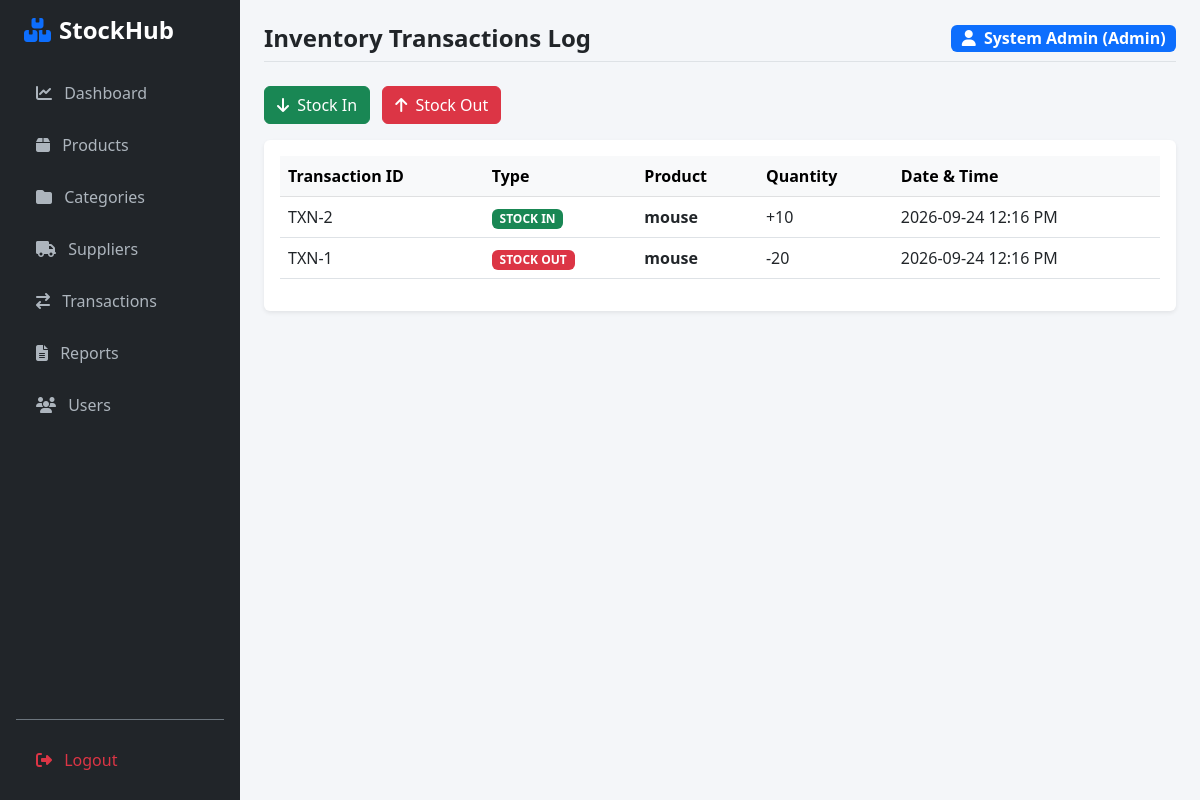
Page /transactions (signed in) on the earlier database version.
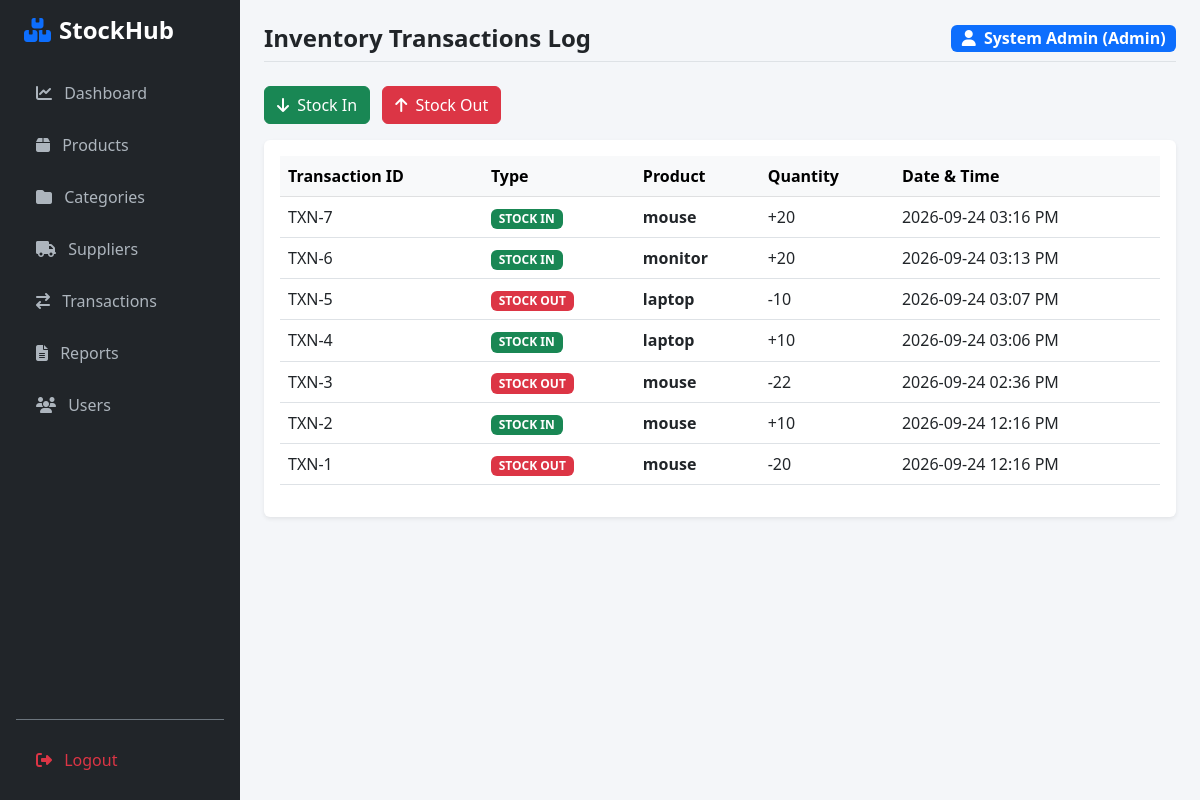
Same page on the later database version.
### app/models.py (models this page shows)
class User(UserMixin, db.Model):
    __tablename__ = 'users'
    id = db.Column(db.Integer, primary_key=True)
    full_name = db.Column(db.String(100), nullable=False)
    username = db.Column(db.String(50), unique=True, nullable=False)
    password_hash = db.Column(db.String(255), nullable=False)
    role = db.Column(db.Enum('Admin', 'Inventory Staff', 'Manager'), default='Inventory Staff', nullable=False)
    contact_no = db.Column(db.String(20))
    status = db.Column(db.Enum('Active', 'Inactive'), default='Active')
    created_at = db.Column(db.DateTime, default=datetime.utcnow)

class Transaction(db.Model):
    __tablename__ = 'transactions'
    id = db.Column(db.Integer, primary_key=True)
    transaction_type = db.Column(db.String(20), nullable=False)
    quantity = db.Column(db.Integer, nullable=False)
    timestamp = db.Column(db.DateTime, default=datetime.utcnow)
    product_id = db.Column(db.Integer, db.ForeignKey('products.id'))
    user_id = db.Column(db.Integer, db.ForeignKey('users.id'))
    product = db.relationship('Product', backref='transactions', lazy=True)
    user = db.relationship('User', backref='transactions', lazy=True)

class Product(db.Model):
    __tablename__ = 'products'
    id = db.Column(db.Integer, primary_key=True)
    name = db.Column(db.String(100), nullable=False)
    quantity = db.Column(db.Integer, default=0)
    price = db.Column(db.Float, default=0.0)
    category_id = db.Column(db.Integer, db.ForeignKey('categories.id'), nullable=True)
    supplier_id = db.Column(db.Integer, db.ForeignKey('suppliers.id'), nullable=True)

### app/routes.py (the view)
@main.route('/transactions')
@login_required
def transactions():
    all_txns = Transaction.query.order_by(Transaction.timestamp.desc()).all()
    products = Product.query.all()
    return render_template('transactions.html', transactions=all_txns, products=products)

### app/templates/transactions.html (shortened to what this page needs)
{% extends "base.html" %}
{% block page_title %}Inventory Transactions Log{% endblock %}
{% block content %}
<div class="d-flex justify-content-between align-items-center mb-3">
    <div>
        <button class="btn btn-success me-2" data-bs-toggle="modal" data-bs-target="#stockInModal">
            <i class="fa-solid fa-arrow-down me-1"></i> Stock In
        </button>
        <button class="btn btn-danger" data-bs-toggle="modal" data-bs-target="#stockOutModal">
            <i class="fa-solid fa-arrow-up me-1"></i> Stock Out
        </button>
    </div>
</div>
<div class="card shadow-sm border-0 p-3">
    <div class="table-responsive">
        <table class="table table-hover align-middle">
            <thead class="table-light">
                <tr>
                    <th>Transaction ID</th>
                    <th>Type</th>
                    <th>Product</th>
                    <th>Quantity</th>
                    <th>Date & Time</th>
                </tr>
            </thead>
            <tbody>
                {% for txn in transactions %}
                <tr>
                    <td>TXN-{{ txn.id }}</td>
                    <td>
                        {% if txn.transaction_type == 'STOCK_IN' %}
                            <span class="badge bg-success">STOCK IN</span>
                        {% else %}
                            <span class="badge bg-danger">STOCK OUT</span>
                        {% endif %}
                    </td>
                    <td class="fw-bold">{{ txn.product.name if txn.product else 'Deleted Product' }}</td>
                    <td>
                        {% if txn.transaction_type == 'STOCK_IN' %}
                            +{{ txn.quantity }}
                        {% else %}
                            -{{ txn.quantity }}
                        {% endif %}
                    </td>
                    <td>{{ txn.timestamp.strftime('%Y-%m-%d %I:%M %p') }}</td>
                </tr>
                {% else %}
                <tr>
                    <td colspan="5" class="text-center text-muted py-4">No transactions logged yet.</td>
                </tr>
                {% endfor %}
            </tbody>
        </table>
    </div>
</div>
{% endblock %}

### app/templates/base.html (shortened to what this page needs)
<!DOCTYPE html>
<html lang="en">
<head>
    <link href="https://cdn.jsdelivr.net/npm/bootstrap@5.3.0/dist/css/bootstrap.min.css" rel="stylesheet">
    <link rel="stylesheet" href="https://cdnjs.cloudflare.com/ajax/libs/font-awesome/6.4.0/css/all.min.css">
</head>
<body class="d-flex">
<div class="sidebar p-3 d-flex flex-column">
    <h4 class="text-white fw-bold px-2 mb-4"><i class="fa-solid fa-boxes-stacked me-2 text-primary"></i>StockHub</h4>
    <nav class="nav flex-column gap-1">
        <a href="{{ url_for('main.dashboard') }}"><i class="fa-solid fa-chart-line me-2"></i> Dashboard</a>
        <a href="{{ url_for('main.products') }}"><i class="fa-solid fa-box me-2"></i> Products</a>
        <a href="{{ url_for('main.categories') }}"><i class="fa-solid fa-folder me-2"></i> Categories</a>
        <a href="{{ url_for('main.suppliers') }}"><i class="fa-solid fa-truck me-2"></i> Suppliers</a>
        <a href="{{ url_for('main.transactions') }}"><i class="fa-solid fa-arrow-right-arrow-left me-2"></i> Transactions</a>
        <a href="{{ url_for('main.reports') }}"><i class="fa-solid fa-file-lines me-2"></i> Reports</a>
        <a href="{{ url_for('main.users') }}"><i class="fa-solid fa-users me-2"></i> Users</a>
    </nav>
    <div class="mt-auto pt-3 border-top border-secondary">
        <a href="{{ url_for('main.logout') }}" class="text-danger"><i class="fa-solid fa-right-from-bracket me-2"></i> Logout</a>
    </div>
</div>
<div class="main-content p-4">
    <div class="d-flex justify-content-between align-items-center mb-4 pb-2 border-bottom">
        <h4 class="fw-bold mb-0">{% block page_title %}{% endblock %}</h4>
        {% if current_user.is_authenticated %}
        <div class="d-flex align-items-center gap-2">
            <span class="badge bg-primary fs-6"><i class="fa-solid fa-user me-1"></i> {{ current_user.full_name }} ({{ current_user.role }})</span>
        </div>
        {% endif %}
    </div>
    {% block content %}{% endblock %}
</div>
</body>
</html>

### app/templates/base.html (style rules this page uses)
body { background-color: #f4f6f9; }
.sidebar { min-height: 100vh; background-color: #212529; width: 240px; }
.sidebar a { color: #adb5bd; text-decoration: none; display: block; padding: 12px 20px; font-weight: 500; }
.main-content { flex: 1; min-height: 100vh; }

Differences in the rows shown:
added Transaction: id "7", transaction_type "STOCK IN", product "mouse", quantity "20", timestamp "2026-09-24 03:16 PM"
added Transaction: id "6", transaction_type "STOCK IN", product "monitor", quantity "20", timestamp "2026-09-24 03:13 PM"
added Transaction: id "5", transaction_type "STOCK OUT", product "laptop", quantity "10", timestamp "2026-09-24 03:07 PM"
added Transaction: id "4", transaction_type "STOCK IN", product "laptop", quantity "10", timestamp "2026-09-24 03:06 PM"
added Transaction: id "3", transaction_type "STOCK OUT", product "mouse", quantity "22", timestamp "2026-09-24 02:36 PM"
